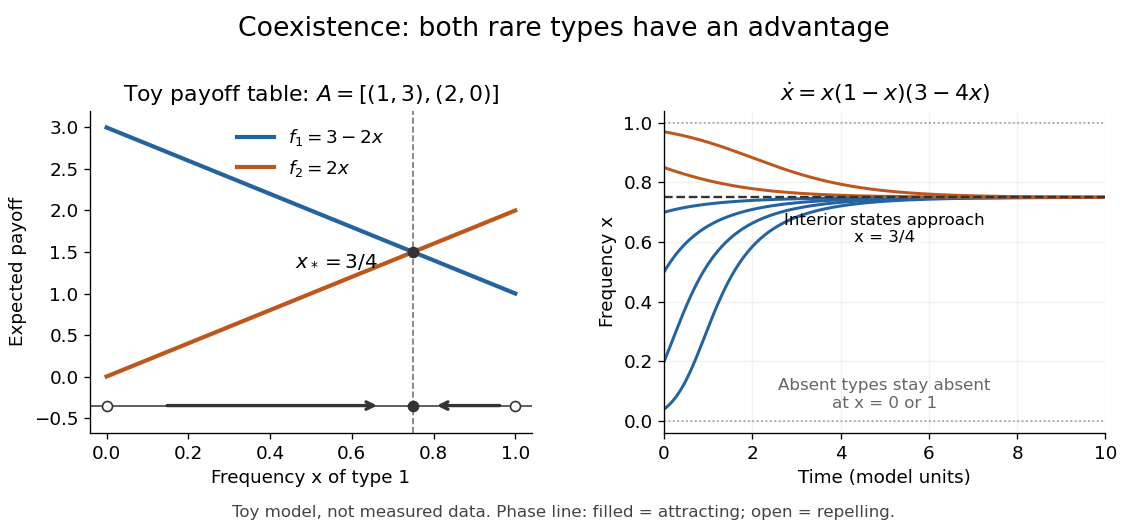

Write Python code to recreate this figure.
"""Toy replicator coexistence figure; no measured data.

Tested with Python 3.14.4, NumPy 2.3.5, Matplotlib 3.10.7+dfsg1.
Run from _media: MPLCONFIGDIR=/tmp/codex-wiki-matplotlib python ../replicator-coexistence.py
The matching PNG is written to the current working directory.
"""

from pathlib import Path

import matplotlib
matplotlib.use("Agg")
import matplotlib.pyplot as plt
import numpy as np


def trajectory(x0, times):
    """Fourth-order Runge–Kutta integration of the stated scalar model."""
    values = np.empty_like(times)
    values[0] = x0
    def rhs(x):
        return x * (1 - x) * (3 - 4 * x)
    for k, dt in enumerate(np.diff(times)):
        x = values[k]
        a = rhs(x)
        b = rhs(x + dt * a / 2)
        c = rhs(x + dt * b / 2)
        d = rhs(x + dt * c)
        values[k + 1] = x + dt * (a + 2 * b + 2 * c + d) / 6
    return values


def main():
    plt.rcParams.update({"font.size": 11, "axes.spines.top": False,
                         "axes.spines.right": False, "figure.facecolor": "white",
                         "axes.facecolor": "white", "savefig.facecolor": "white"})
    fig, (payoff, paths) = plt.subplots(1, 2, figsize=(9.4, 4.4))
    fig.suptitle("Coexistence: both rare types have an advantage", fontsize=16, y=0.97)
    x = np.linspace(0, 1, 501)
    payoff.plot(x, 3 - 2 * x, color="#2364a0", lw=2.5, label=r"$f_1=3-2x$")
    payoff.plot(x, 2 * x, color="#be571c", lw=2.5, label=r"$f_2=2x$")
    payoff.axvline(0.75, color="#777777", ls="--", lw=1)
    payoff.scatter([0.75], [1.5], color="#333333", zorder=5)
    payoff.text(0.46, 1.32, r"$x_*=3/4$", fontsize=12)
    payoff.set(xlim=(-0.04, 1.04), ylim=(-0.68, 3.2), xlabel="Frequency x of type 1",
               ylabel="Expected payoff", title=r"Toy payoff table: $A=[(1,3),(2,0)]$")
    payoff.axhline(-0.35, color="#444444", lw=1)
    payoff.annotate("", xy=(0.67, -0.35), xytext=(0.14, -0.35),
                    arrowprops={"arrowstyle": "->", "color": "#333333", "lw": 2})
    payoff.annotate("", xy=(0.80, -0.35), xytext=(0.97, -0.35),
                    arrowprops={"arrowstyle": "->", "color": "#333333", "lw": 2})
    payoff.scatter([0.75], [-0.35], color="#333333", zorder=5)
    payoff.scatter([0, 1], [-0.35, -0.35], facecolors="white", edgecolors="#333333", zorder=5)
    payoff.legend(loc="upper center", frameon=False)
    times = np.linspace(0, 10, 4001)
    for x0 in [0.04, 0.2, 0.5, 0.7, 0.85, 0.97]:
        color = "#2364a0" if x0 < 0.75 else "#be571c"
        paths.plot(times, trajectory(x0, times), color=color, lw=1.8)
    paths.axhline(0.75, color="#333333", ls="--", lw=1.4)
    paths.plot(times, np.zeros_like(times), color="#999999", lw=1, ls=":")
    paths.plot(times, np.ones_like(times), color="#999999", lw=1, ls=":")
    paths.text(5, 0.60, "Interior states approach\nx = 3/4", ha="center", fontsize=10)
    paths.text(5, 0.045, "Absent types stay absent\nat x = 0 or 1", ha="center", color="#666666", fontsize=10)
    paths.set(xlim=(0, 10), ylim=(-0.04, 1.04), xlabel="Time (model units)",
              ylabel="Frequency x", title=r"$\dot{x}=x(1-x)(3-4x)$")
    paths.grid(alpha=0.16)
    fig.text(0.5, 0.02, "Toy model, not measured data. Phase line: filled = attracting; open = repelling.",
             ha="center", fontsize=10, color="#444444")
    fig.subplots_adjust(left=0.08, right=0.98, bottom=0.18, top=0.79, wspace=0.3)
    fig.savefig(Path(__file__).with_suffix(".png").name, dpi=120, transparent=False)
    plt.close(fig)


if __name__ == "__main__":
    main()
